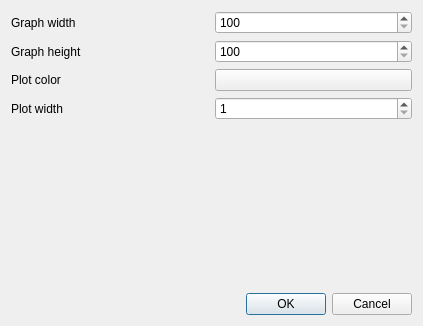
<?xml version="1.0" encoding="UTF-8"?>
<ui version="4.0">
 <class>GraphSettingsDialog</class>
 <widget class="QDialog" name="GraphSettingsDialog">
  <property name="geometry">
   <rect>
    <x>0</x>
    <y>0</y>
    <width>423</width>
    <height>326</height>
   </rect>
  </property>
  <property name="windowTitle">
   <string>Dialog</string>
  </property>
  <layout class="QVBoxLayout" name="verticalLayout_2">
   <item>
    <layout class="QVBoxLayout" name="verticalLayout">
     <item>
      <layout class="QGridLayout" name="gridLayout">
       <item row="0" column="1">
        <widget class="QSpinBox" name="graph_width">
         <property name="minimum">
          <number>100</number>
         </property>
         <property name="maximum">
          <number>1000</number>
         </property>
        </widget>
       </item>
       <item row="1" column="1">
        <widget class="QSpinBox" name="graph_height">
         <property name="minimum">
          <number>100</number>
         </property>
         <property name="maximum">
          <number>1000</number>
         </property>
        </widget>
       </item>
       <item row="2" column="0">
        <widget class="QLabel" name="label_3">
         <property name="text">
          <string>Plot color</string>
         </property>
        </widget>
       </item>
       <item row="0" column="0">
        <widget class="QLabel" name="label">
         <property name="text">
          <string>Graph width</string>
         </property>
        </widget>
       </item>
       <item row="1" column="0">
        <widget class="QLabel" name="label_2">
         <property name="text">
          <string>Graph height</string>
         </property>
        </widget>
       </item>
       <item row="3" column="0">
        <widget class="QLabel" name="label_4">
         <property name="text">
          <string>Plot width</string>
         </property>
        </widget>
       </item>
       <item row="3" column="1">
        <widget class="QSpinBox" name="plot_width">
         <property name="minimum">
          <number>1</number>
         </property>
         <property name="maximum">
          <number>10</number>
         </property>
        </widget>
       </item>
       <item row="2" column="1">
        <widget class="QPushButton" name="plot_color">
         <property name="text">
          <string/>
         </property>
        </widget>
       </item>
      </layout>
     </item>
     <item>
      <spacer name="verticalSpacer">
       <property name="orientation">
        <enum>Qt::Vertical</enum>
       </property>
       <property name="sizeHint" stdset="0">
        <size>
         <width>20</width>
         <height>40</height>
        </size>
       </property>
      </spacer>
     </item>
    </layout>
   </item>
   <item>
    <widget class="QDialogButtonBox" name="buttonBox">
     <property name="orientation">
      <enum>Qt::Horizontal</enum>
     </property>
     <property name="standardButtons">
      <set>QDialogButtonBox::Cancel|QDialogButtonBox::Ok</set>
     </property>
    </widget>
   </item>
  </layout>
 </widget>
 <resources/>
 <connections>
  <connection>
   <sender>buttonBox</sender>
   <signal>accepted()</signal>
   <receiver>GraphSettingsDialog</receiver>
   <slot>accept()</slot>
   <hints>
    <hint type="sourcelabel">
     <x>248</x>
     <y>254</y>
    </hint>
    <hint type="destinationlabel">
     <x>157</x>
     <y>274</y>
    </hint>
   </hints>
  </connection>
  <connection>
   <sender>buttonBox</sender>
   <signal>rejected()</signal>
   <receiver>GraphSettingsDialog</receiver>
   <slot>reject()</slot>
   <hints>
    <hint type="sourcelabel">
     <x>316</x>
     <y>260</y>
    </hint>
    <hint type="destinationlabel">
     <x>286</x>
     <y>274</y>
    </hint>
   </hints>
  </connection>
 </connections>
</ui>
